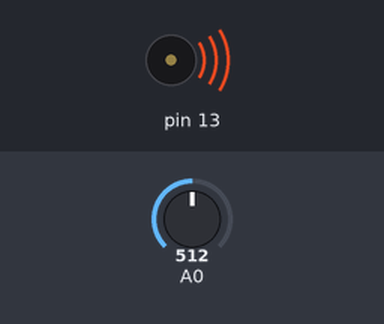
Bench run of a sketch on a simulated Arduino Uno, built with avr-gcc and run on an emulated ATmega328P. Parts: buzzer (waves = sounding). The inputs (shaded band) are chosen by the test bench; at power-on: A0 = 512.

Above: at 1.8 s.
1.9 s: A0 set to 306
5.4 s: A0 set to 122
6.9 s: A0 set to 0
At 7.7 s:
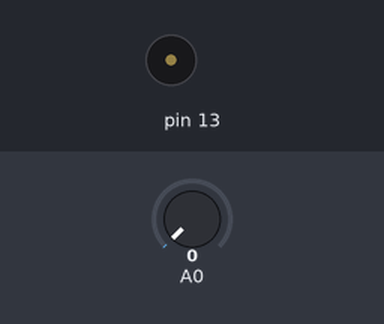
Timing chart, 0 to 9.9 s (numbered marks = the images above; inputs shaded):
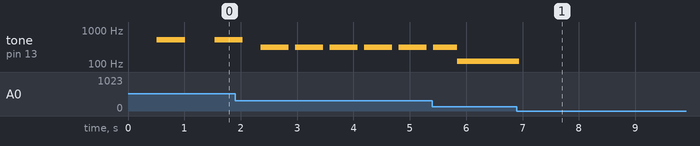

Measured:
- after the input at 6.9 s, tone on pin 13: 122 Hz → silent at once
- by itself, tone on pin 13: repeats every 0.61 s: 306 Hz 0.50 s, silent 0.11 s

The sketch:

3rd_buzzer_register.ino
```cpp
int buzzer = 13;
int val = 0;
void setup() {
}

void loop() {
  val = analogRead(A0);
  delay(val);
  tone(13,val,500);
  delay(val);
}
```
